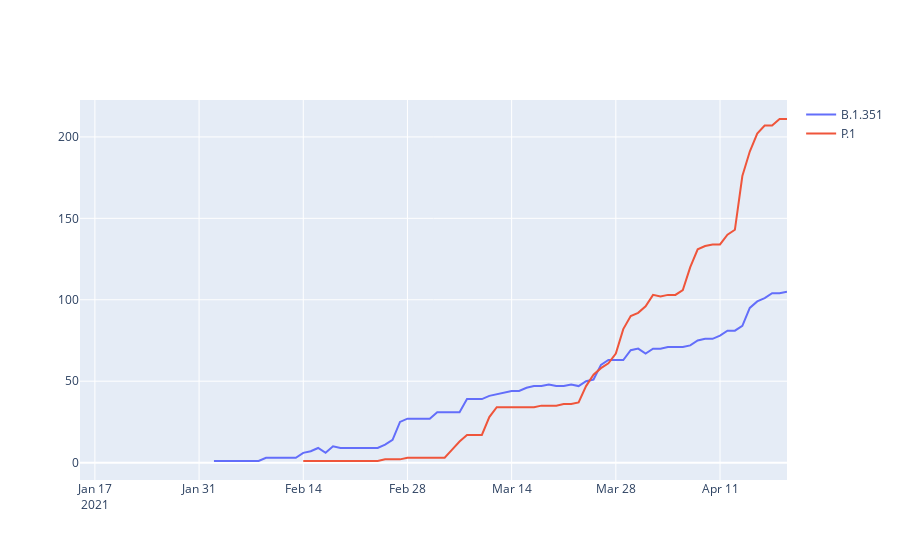

Here is the notebook cell this chart was saved with:
### Code cell
# Closer look at the smaller two variants
fig = go.Figure()
fig.add_trace(go.Scatter(x=df_variant["Reported Date"], y=df_variant['Total_Lineage_B.1.351'],
                    mode='lines',
                    name='B.1.351'))
fig.add_trace(go.Scatter(x=df_variant["Reported Date"], y=df_variant['Total_Lineage_P.1'],
                    mode='lines', name='P.1'))

fig.show()
